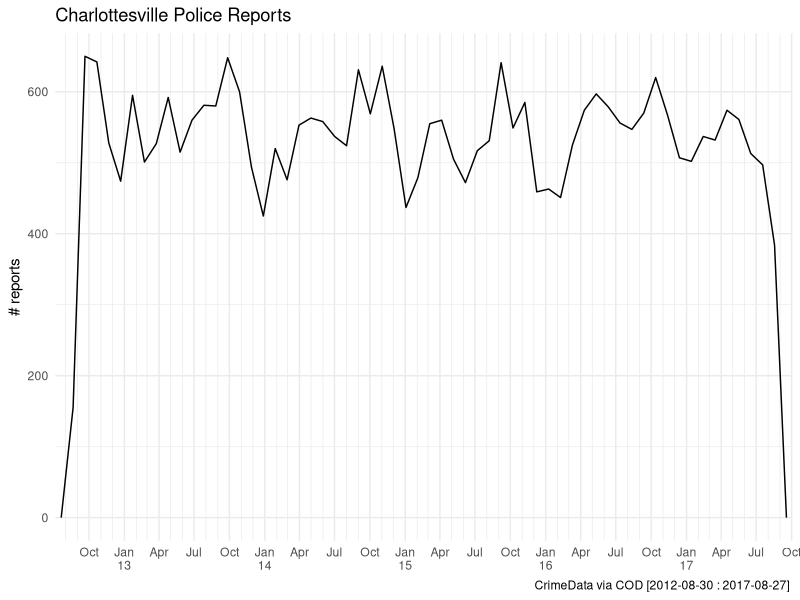

Reproduce this figure in R. (Note: this script raises an error after producing the figure.)
# CvilleTowing
# Nate Day {nathancday@gmail}

#### Globals ------------------------------------------------------------------

setwd("~/future/CvilleTowing/")

library(forcats) # y dis not in library(tidyverse)?
library(lubridate)
library(magrittr)
library(tidyverse)

theme_set(theme_minimal())
ang <- theme(axis.text.x = element_text(angle = 45, vjust = .75, hjust = .75))
#### Import -------------------------------------------------------------------

# csv downloaded from http://opendata.charlottesville.org/datasets/crime-data
tib <- read_csv("Crime_Data.csv")
names(tib) %<>% tolower()

# head(tib)
# str(tib)

tib %<>% select(-recordid) %>%
    unite(address, blocknumber, streetname) %>%
    rename_at(vars(contains("reported")), funs(gsub("reported", "", .))) %>%
    mutate(hour = parse_time(hour, format = "%H%M"),
           date = as.Date(date),
           year = year(date),
           month = month(date))

#### Explore -------------------------------------------------------------
range(tib$date) # 5 years
# "2012-08-30" "2017-08-27"

## * ggplot2 helpers ----

# nicely labeler
nicely <- function(breaks) {
    
    values <- as.character(breaks) %>% strsplit("-")
    
    m <- map(values, ~ as.numeric(.[2]) %>%
                 month.abb[.])
    y <- map(values, ~ gsub("20", "", .[1]))
    
    labels <- map2(m, y, ~ paste0(., "\n",
                                 ifelse(. == "Jan",
                                        .y,
                                        "")))
    
    return(labels)
    
} 

# saves from jungling around "date_breaks=" every scale_x_date()
brks <- seq(date("2012-07-01"), date("2018-09-01"), "3 months")

## * seasonal
ggplot(tib, aes(date)) +
    geom_freqpoly(bins = 60) + # 60 months in 5 years
    scale_x_date(breaks = brks, date_minor_breaks = "1 month",
                 labels = nicely, expand = c(0,0)) +
    labs(title = "Charlottesville Police Reports",
         y = "# reports",
         x = NULL,
         caption = "CrimeData via COD [2012-08-30 : 2017-08-27] ")
# hoos doing that spike in Sep - Oct?

# set up tibble for a geom to cover Aug16-Oct31
students_back <- tibble(date = seq(as.Date("2012-09-01"), as.Date("2017-9-01"), length.out = 6),
                        date_min = date - ddays(16), # ~ Aug16
                        date_max = date %m+% months(2) )

ggplot(tib, aes(date)) +
    geom_rect(data = students_back, aes(xmin = date_min, xmax = date_max),
              ymin = 0, ymax = Inf, fill = "#f64617") +
    geom_freqpoly(bins = 60, color = "#0c2345", size = 1) + # 60 months in 5 years
    scale_x_date(breaks = brks, date_minor_breaks = "1 month",
                 labels = nicely, expand = c(0,0),
                 limits = c(date("2012-08-14"), date("2017-08-15"))) +
    labs(title = "Charlottesville Police Reports",
         subtitle = "Rectangles highlight Aug 16th - Oct 31st",
         x = NULL,
         y = "# reports",
         caption = expression(paste(italic("Hoo"), "'s causing that uptick?")))

### Look at breakdown of offense seasonally
tib$offense %<>% as.factor()
tib %<>% filter(!is.na(offense))

# as numeric hack to get interval to slice at based on arranged data.frame
tib %>%
    count(offense, sort = TRUE) %>%
    mutate(offense = forcats::fct_inorder(offense)) %>%
    ggplot(aes(as.numeric(offense), n)) +
    geom_col() +
    scale_x_continuous(breaks = seq(25,125,25))

tib %>%
    mutate(offense = forcats::fct_infreq(offense))

# looking at the top 20
top10 <- mutate(tib, offense = forcats::fct_infreq(offense)) %>%
    filter(offense %in% levels(offense)[1:10]) %>%
    droplevels()

ggplot(top10, aes(offense)) +
    geom_bar(fill = NA, color = "black") +
    theme(axis.text.x = element_text(angle = 45))

# make better (shorter) names
decode <- c("Towing", "Assault", "Traffic", "Vandalism", "Larceny_other", "Drug",
            "Citizen_Assist", "Suspicious_Activity", "Larceny_vehicle", "Property_Found") %>%
    set_names(levels(top10$offense))
top10$offense %<>% decode[.] %>% forcats::fct_infreq()

# freqpoly version in facets
ggplot(top10, aes(date, color = offense)) +
    geom_rect(data = students_back, aes(xmin = date_min, xmax = date_max),
              ymin = -0, ymax = Inf, color = NA, fill = "grey", alpha = .5) +
    geom_freqpoly(alpha = .5, bins = 60, size = 2) +
    scale_x_date(breaks = seq(date("2013-01-01"), date("2017-01-01"), length.out = 5),
                 date_labels = "%y", limits = c(date("2012-08-15"), date("2017-11-01"))) +
    scale_color_d3() +
    facet_wrap(~offense) +
    theme(legend.position = "none")

#### Towing -------------------------------------------------------------------
# looking at towing more focuse
tow <- filter(top10, offense ==  "Towing")

#### look for yearly trends
tow %<>% mutate(year = lubridate::year(date))

# drop 2012 bc partial year (starts 2012-08-30)
tow %<>% filter(year != "2012")

ggplot(tow, aes(year, fill = ..count..)) +
    geom_bar() +
    viridis::scale_fill_viridis(name = NULL, direction = -1) + # y dis not ggplot2 default yet
    labs(title = "Yearly towing in Charlottesville",
         subtitle = "2017 data stops 2017-08-27",
         y = "# incidents",
         x = NULL,
         caption = "CPD Reported 2013-01-01 : 2017-08-27")

#### Now look for high-towing months
tow %<>% mutate(month = lubridate::month(date, label = T))

# drop 2017
tow %<>% filter(year != "2017")

ggplot(tow, aes(as.numeric(month), fill = as.factor(year))) +
    geom_histogram(bins = 12) +
    scale_x_continuous(breaks = 1:12, labels = month.abb) +
    scale_fill_brewer(name = NULL, palette = "Dark2") +
    labs(title = "Total monthly towing",
         x = NULL,
         y = "# incidents",
         caption = "CPD Reported 2013-01-01 : 2016-12-31")

#### * model yearly increases -----------------------------------------------
library(forecast)

# reset tow to only include all data
tow <- filter(top10, offense ==  "Towing")
# drop august 2012

month_tib <- tow %>% mutate(month = month(date, label = TRUE),
                year = as.factor((year(date)))) %>%
    filter(month!= "Aug" | year != "2012") %>% # drop august 2012
    group_by(month, year) %>%
    tally %>%
    arrange(year, month) %>%
    ungroup()

month_vec <- month_tib %>% select(n) %>% unlist()


myts <- ts(month_vec, start = c(2012, 9), frequency = 12)
plot(myts)

# seasonal decomposition
fit <- stl(myts, s.window= "periodic")
plot(fit)

trend_fit <- HoltWinters(fit$time.series[,2])

trend_pred <- forecast(trend_fit, 15)

trend_plot <- tibble(date = seq(date("2017-09-01"), date("2018-11-01"), length.out = 15),
                     y = trend_pred$mean)

trend_plot %<>% bind_rows(tibble(date = seq(date("2012-09-01"), date("2017-04-01"), length.out = 56),
                                        y = fit$time.series[,2] ), . )

# triple exponential - models level, trend, and seasonal components
fit_hw <- HoltWinters(myts)
plot(fit_hw)
# check params
forecast(fit_hw) %>%
    accuracy()

fit_next <- forecast(fit_hw, 15)

plot_next <- tibble(date = seq(date("2017-09-01"), date("2018-11-01"), length.out = 15),
                    y = fit_next$mean)
# bolt on AUG 2017 info for smoothness
plot_next %<>% bind_rows(filter(tow, month == "Aug", year == "2017") %>%
                              summarise(date = date("2017-08-01"),
                                        y = n() ), . )

# plot forcast
month_tib %<>% mutate(date = paste(year, as.numeric(month), "01", sep = "-"))
month_tib$date %<>% as.Date()

# expand students_back
students_back2 <- tibble(date = seq(as.Date("2012-09-01"), as.Date("2018-09-01"), length.out = 7),
                        date_min = date - ddays(16), # ~ Aug16
                        date_max = date %m+% months(2) )

# projections plot
ggplot(month_tib, aes(date, n, color = n)) +
    geom_rect(data = students_back2, aes(xmin = date_min, xmax = date_max, y = NULL),
              ymin = -0, ymax = Inf, color = NA, fill = "grey", alpha = .5) +
    geom_path(data = trend_plot, aes(x = date, y = y, color = NULL), linetype = 2) +
    geom_path(size = 1) +
    geom_path(data = plot_next, aes(y = y, color = y), size = 2, alpha = .75) +
    viridis::scale_color_viridis(name = "# tows", direction = -1) +
    scale_x_date(breaks = seq(date("2013-01-01"), date("2018-09-01"), length.out = 10),
                 date_labels = "%b '%y", limits = c(date("2012-08-15"), date("2018-11-01"))) +
    labs(title = "Towing forecast",
         y = "# incidents",
         x = NULL)

ggplot(trend_plot, aes(date, y)) +
    geom_line()

                

